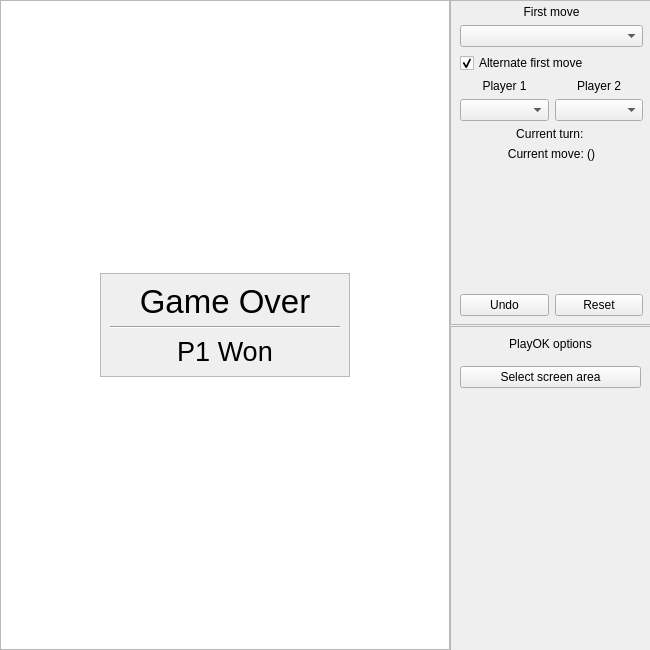
<?xml version="1.0" encoding="UTF-8"?>
<ui version="4.0">
 <class>Widget</class>
 <widget class="QWidget" name="Widget">
  <property name="geometry">
   <rect>
    <x>0</x>
    <y>0</y>
    <width>650</width>
    <height>650</height>
   </rect>
  </property>
  <property name="minimumSize">
   <size>
    <width>650</width>
    <height>650</height>
   </size>
  </property>
  <property name="maximumSize">
   <size>
    <width>650</width>
    <height>650</height>
   </size>
  </property>
  <property name="baseSize">
   <size>
    <width>650</width>
    <height>650</height>
   </size>
  </property>
  <property name="windowTitle">
   <string>PaperSoccerAI</string>
  </property>
  <property name="layoutDirection">
   <enum>Qt::LeftToRight</enum>
  </property>
  <widget class="QGraphicsView" name="PSGui">
   <property name="geometry">
    <rect>
     <x>0</x>
     <y>0</y>
     <width>450</width>
     <height>650</height>
    </rect>
   </property>
   <property name="maximumSize">
    <size>
     <width>450</width>
     <height>650</height>
    </size>
   </property>
   <property name="verticalScrollBarPolicy">
    <enum>Qt::ScrollBarAlwaysOff</enum>
   </property>
   <property name="horizontalScrollBarPolicy">
    <enum>Qt::ScrollBarAlwaysOff</enum>
   </property>
  </widget>
  <widget class="QWidget" name="verticalLayoutWidget_2">
   <property name="geometry">
    <rect>
     <x>450</x>
     <y>0</y>
     <width>201</width>
     <height>651</height>
    </rect>
   </property>
   <layout class="QVBoxLayout" name="options">
    <property name="spacing">
     <number>1</number>
    </property>
    <item>
     <widget class="QFrame" name="main_options">
      <property name="minimumSize">
       <size>
        <width>0</width>
        <height>200</height>
       </size>
      </property>
      <property name="frameShape">
       <enum>QFrame::StyledPanel</enum>
      </property>
      <property name="frameShadow">
       <enum>QFrame::Raised</enum>
      </property>
      <widget class="QWidget" name="gridLayoutWidget">
       <property name="geometry">
        <rect>
         <x>0</x>
         <y>0</y>
         <width>203</width>
         <height>321</height>
        </rect>
       </property>
       <layout class="QGridLayout" name="gridLayout">
        <property name="leftMargin">
         <number>10</number>
        </property>
        <property name="topMargin">
         <number>5</number>
        </property>
        <property name="rightMargin">
         <number>10</number>
        </property>
        <property name="bottomMargin">
         <number>5</number>
        </property>
        <item row="0" column="0" colspan="2">
         <widget class="QLabel" name="label_4">
          <property name="text">
           <string>First move</string>
          </property>
          <property name="alignment">
           <set>Qt::AlignCenter</set>
          </property>
         </widget>
        </item>
        <item row="12" column="1">
         <spacer name="verticalSpacer_2">
          <property name="orientation">
           <enum>Qt::Vertical</enum>
          </property>
          <property name="sizeHint" stdset="0">
           <size>
            <width>20</width>
            <height>40</height>
           </size>
          </property>
         </spacer>
        </item>
        <item row="13" column="0">
         <widget class="QPushButton" name="undobutton">
          <property name="text">
           <string>Undo</string>
          </property>
         </widget>
        </item>
        <item row="6" column="0" colspan="2">
         <widget class="QLabel" name="turnlabel">
          <property name="text">
           <string>Current turn: &lt;player&gt;</string>
          </property>
          <property name="alignment">
           <set>Qt::AlignCenter</set>
          </property>
         </widget>
        </item>
        <item row="5" column="1">
         <widget class="QComboBox" name="p2combo">
          <property name="placeholderText">
           <string/>
          </property>
         </widget>
        </item>
        <item row="8" column="0" colspan="2">
         <widget class="QLabel" name="movelabel">
          <property name="font">
           <font>
            <pointsize>10</pointsize>
           </font>
          </property>
          <property name="lineWidth">
           <number>1</number>
          </property>
          <property name="text">
           <string>&lt;move&gt;</string>
          </property>
          <property name="alignment">
           <set>Qt::AlignCenter</set>
          </property>
          <property name="wordWrap">
           <bool>true</bool>
          </property>
          <property name="textInteractionFlags">
           <set>Qt::LinksAccessibleByMouse|Qt::TextSelectableByMouse</set>
          </property>
         </widget>
        </item>
        <item row="7" column="0" colspan="2">
         <widget class="QLabel" name="movelenlabel">
          <property name="text">
           <string>Current move: (&lt;length&gt;)</string>
          </property>
          <property name="alignment">
           <set>Qt::AlignCenter</set>
          </property>
         </widget>
        </item>
        <item row="13" column="1">
         <widget class="QPushButton" name="resetbutton">
          <property name="text">
           <string>Reset</string>
          </property>
         </widget>
        </item>
        <item row="3" column="1">
         <widget class="QLabel" name="label_2">
          <property name="text">
           <string>Player 2</string>
          </property>
          <property name="alignment">
           <set>Qt::AlignCenter</set>
          </property>
         </widget>
        </item>
        <item row="12" column="0">
         <spacer name="verticalSpacer">
          <property name="orientation">
           <enum>Qt::Vertical</enum>
          </property>
          <property name="sizeHint" stdset="0">
           <size>
            <width>20</width>
            <height>40</height>
           </size>
          </property>
         </spacer>
        </item>
        <item row="3" column="0">
         <widget class="QLabel" name="label">
          <property name="text">
           <string>Player 1</string>
          </property>
          <property name="alignment">
           <set>Qt::AlignCenter</set>
          </property>
         </widget>
        </item>
        <item row="1" column="0" colspan="2">
         <widget class="QComboBox" name="firstcombo">
          <property name="currentText">
           <string/>
          </property>
          <property name="placeholderText">
           <string/>
          </property>
         </widget>
        </item>
        <item row="5" column="0">
         <widget class="QComboBox" name="p1combo">
          <property name="placeholderText">
           <string/>
          </property>
         </widget>
        </item>
        <item row="2" column="0" colspan="2">
         <widget class="QCheckBox" name="alternatecheck">
          <property name="text">
           <string>Alternate first move</string>
          </property>
          <property name="checked">
           <bool>true</bool>
          </property>
         </widget>
        </item>
       </layout>
      </widget>
     </widget>
    </item>
    <item>
     <widget class="QFrame" name="playok_options">
      <property name="enabled">
       <bool>true</bool>
      </property>
      <property name="minimumSize">
       <size>
        <width>0</width>
        <height>300</height>
       </size>
      </property>
      <property name="frameShape">
       <enum>QFrame::StyledPanel</enum>
      </property>
      <property name="frameShadow">
       <enum>QFrame::Raised</enum>
      </property>
      <widget class="QWidget" name="verticalLayoutWidget">
       <property name="geometry">
        <rect>
         <x>0</x>
         <y>30</y>
         <width>201</width>
         <height>291</height>
        </rect>
       </property>
       <layout class="QVBoxLayout" name="verticalLayout">
        <property name="leftMargin">
         <number>10</number>
        </property>
        <property name="topMargin">
         <number>10</number>
        </property>
        <property name="rightMargin">
         <number>10</number>
        </property>
        <property name="bottomMargin">
         <number>10</number>
        </property>
        <item>
         <widget class="QPushButton" name="ssabutton">
          <property name="enabled">
           <bool>true</bool>
          </property>
          <property name="maximumSize">
           <size>
            <width>999</width>
            <height>25</height>
           </size>
          </property>
          <property name="layoutDirection">
           <enum>Qt::LeftToRight</enum>
          </property>
          <property name="autoFillBackground">
           <bool>false</bool>
          </property>
          <property name="text">
           <string>Select screen area</string>
          </property>
         </widget>
        </item>
        <item>
         <spacer name="verticalSpacer_3">
          <property name="orientation">
           <enum>Qt::Vertical</enum>
          </property>
          <property name="sizeHint" stdset="0">
           <size>
            <width>20</width>
            <height>40</height>
           </size>
          </property>
         </spacer>
        </item>
       </layout>
      </widget>
      <widget class="QLabel" name="label_3">
       <property name="geometry">
        <rect>
         <x>0</x>
         <y>10</y>
         <width>201</width>
         <height>16</height>
        </rect>
       </property>
       <property name="autoFillBackground">
        <bool>false</bool>
       </property>
       <property name="text">
        <string>PlayOK options</string>
       </property>
       <property name="alignment">
        <set>Qt::AlignCenter</set>
       </property>
      </widget>
     </widget>
    </item>
   </layout>
  </widget>
  <widget class="QFrame" name="gameover">
   <property name="enabled">
    <bool>true</bool>
   </property>
   <property name="geometry">
    <rect>
     <x>100</x>
     <y>273</y>
     <width>250</width>
     <height>104</height>
    </rect>
   </property>
   <property name="autoFillBackground">
    <bool>true</bool>
   </property>
   <property name="frameShape">
    <enum>QFrame::StyledPanel</enum>
   </property>
   <property name="frameShadow">
    <enum>QFrame::Raised</enum>
   </property>
   <layout class="QGridLayout" name="gridLayout_2">
    <item row="0" column="0">
     <widget class="QLabel" name="label_5">
      <property name="font">
       <font>
        <pointsize>25</pointsize>
        <weight>50</weight>
        <bold>false</bold>
       </font>
      </property>
      <property name="text">
       <string>Game Over</string>
      </property>
      <property name="textFormat">
       <enum>Qt::AutoText</enum>
      </property>
      <property name="alignment">
       <set>Qt::AlignCenter</set>
      </property>
     </widget>
    </item>
    <item row="1" column="0">
     <widget class="Line" name="line">
      <property name="orientation">
       <enum>Qt::Horizontal</enum>
      </property>
     </widget>
    </item>
    <item row="2" column="0">
     <widget class="QLabel" name="winnerlabel">
      <property name="font">
       <font>
        <pointsize>20</pointsize>
       </font>
      </property>
      <property name="text">
       <string>P1 Won</string>
      </property>
      <property name="alignment">
       <set>Qt::AlignCenter</set>
      </property>
     </widget>
    </item>
   </layout>
  </widget>
 </widget>
 <resources/>
 <connections>
  <connection>
   <sender>resetbutton</sender>
   <signal>released()</signal>
   <receiver>gameover</receiver>
   <slot>hide()</slot>
   <hints>
    <hint type="sourcelabel">
     <x>599</x>
     <y>304</y>
    </hint>
    <hint type="destinationlabel">
     <x>224</x>
     <y>324</y>
    </hint>
   </hints>
  </connection>
 </connections>
</ui>
